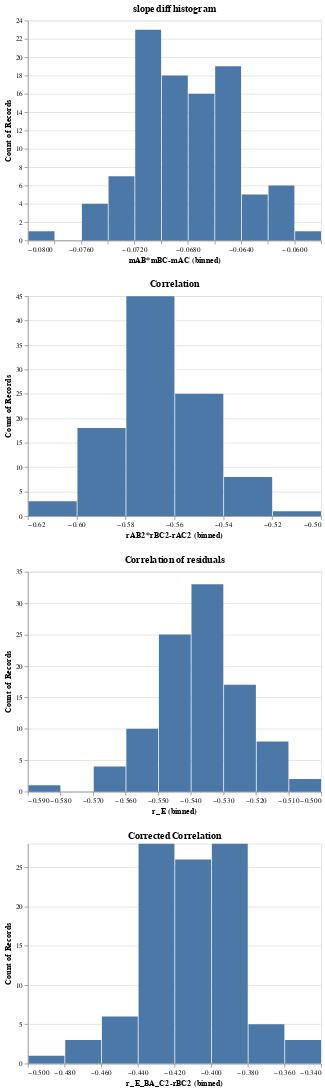

The notebook cell this image was saved under:
### Code cell
def stats_graphs(d):
    d['rAB2*rBC2-rAC2']=d.rAB**2 * d.rBC**2 - d.rAC**2
    d['r_E_BA_C2-rBC2'] = d.r_E_BA_C**2 - d.rBC**2
    #d['rAC2'] = d.rAC**2
    d['mAB*mBC-mAC'] = d.mAB*d.mBC - d.mAC
    slope_histogram = alt.Chart(d).mark_bar().encode(
        x=alt.X('mAB*mBC-mAC:Q', bin=True),
        y='count()').properties(title="slope diff histogram")
   
    bincount = 100
    ticks = 10
    correlation_graph = alt.Chart(d).mark_bar().encode(
        x=alt.X('rAB2*rBC2-rAC2:Q',bin=True,
                   axis=alt.Axis(
                    tickCount=ticks,
                    grid=False)),
        y='count()').properties(
            title="Correlation")
    residual_correlation = alt.Chart(d).mark_bar().encode(
        x=alt.X('r_E:Q', bin=True),
        y='count()').properties(title="Correlation of residuals")
    corrected_correlation = alt.Chart(d).mark_bar().encode(
        x=alt.X("r_E_BA_C2-rBC2:Q", bin=True),
        y='count()').properties(
        title="Corrected Correlation")

    return alt.vconcat(slope_histogram,correlation_graph,residual_correlation, corrected_correlation)

stats_graphs(d)

### Figure 1 — Vega-Lite specification as saved in the notebook (floating-point values rounded to 4 significant figures)
{"config": {"view": {"continuousWidth": 400, "continuousHeight": 300}}, "vconcat": [{"mark": "bar", "encoding": {"x": {"bin": true, "field": "mAB*mBC-mAC", "type": "quantitative"}, "y": {"aggregate": "count", "type": "quantitative"}}, "title": "slope diff histogram"}, {"mark": "bar", "encoding": {"x": {"axis": {"grid": false, "tickCount": 10}, "bin": true, "field": "rAB2*rBC2-rAC2", "type": "quantitative"}, "y": {"aggregate": "count", "type": "quantitative"}}, "title": "Correlation"}, {"mark": "bar", "encoding": {"x": {"bin": true, "field": "r_E", "type": "quantitative"}, "y": {"aggregate": "count", "type": "quantitative"}}, "title": "Correlation of residuals"}, {"mark": "bar", "encoding": {"x": {"bin": true, "field": "r_E_BA_C2-rBC2", "type": "quantitative"}, "y": {"aggregate": "count", "type": "quantitative"}}, "title": "Corrected Correlation"}], "data": {"name": "data-d5063158220bdcfed22eb8fdec472f49"}, "$schema": "https://vega.github.io/schema/vega-lite/v4.17.0.json", "datasets": {"data-d5063158220bdcfed22eb8fdec472f49": [{"kAB": -6.998, "kBC": 5.8, "kAC": 1.351, "mAB": 0.1199, "mBC": 0.6298, "mAC": 0.1368, "r_sqrAB": 0.5326, "r_sqrBC": 0.4385, "r_sqrAC": 0.7658, "r_E": -0.5583, "r_E_BA_C": 0.02283, "rAB": 0.7298, "rBC": 0.6622, "rAC": 0.8751, "rAB2*rBC2-rAC2": -0.5323, "r_E_BA_C2-rBC2": -0.438, "mAB*mBC-mAC": -0.06124}, {"kAB": -6.829, "kBC": 5.76, "kAC": 1.532, "mAB": 0.119, "mBC": 0.6097, "mAC": 0.1399, "r_sqrAB": 0.4982, "r_sqrBC": 0.4273, "r_sqrAC": 0.7913, "r_E": -0.5638, "r_E_BA_C": -0.02439, "rAB": 0.7058, "rBC": 0.6536, "rAC": 0.8896, "rAB2*rBC2-rAC2": -0.5785, "r_E_BA_C2-rBC2": -0.4267, "mAB*mBC-mAC": -0.06736}, {"kAB": -6.882, "kBC": 5.733, "kAC": 1.502, "mAB": 0.1208, "mBC": 0.6179, "mAC": 0.1404, "r_sqrAB": 0.5119, "r_sqrBC": 0.4164, "r_sqrAC": 0.7539, "r_E": -0.545, "r_E_BA_C": 0.01843, "rAB": 0.7155, "rBC": 0.6453, "rAC": 0.8683, "rAB2*rBC2-rAC2": -0.5407, "r_E_BA_C2-rBC2": -0.4161, "mAB*mBC-mAC": -0.06573}, {"kAB": -6.709, "kBC": 5.49, "kAC": 1.386, "mAB": 0.1148, "mBC": 0.6032, "mAC": 0.1368, "r_sqrAB": 0.472, "r_sqrBC": 0.4159, "r_sqrAC": 0.7653, "r_E": -0.5342, "r_E_BA_C": 0.01864, "rAB": 0.687, "rBC": 0.6449, "rAC": 0.8748, "rAB2*rBC2-rAC2": -0.569, "r_E_BA_C2-rBC2": -0.4156, "mAB*mBC-mAC": -0.06749}, {"kAB": -6.835, "kBC": 5.9, "kAC": 1.424, "mAB": 0.1252, "mBC": 0.6542, "mAC": 0.1416, "r_sqrAB": 0.5396, "r_sqrBC": 0.4733, "r_sqrAC": 0.7635, "r_E": -0.5496, "r_E_BA_C": 0.04288, "rAB": 0.7346, "rBC": 0.688, "rAC": 0.8738, "rAB2*rBC2-rAC2": -0.508, "r_E_BA_C2-rBC2": -0.4715, "mAB*mBC-mAC": -0.05968}, {"kAB": -6.963, "kBC": 5.663, "kAC": 1.464, "mAB": 0.1175, "mBC": 0.5981, "mAC": 0.1389, "r_sqrAB": 0.478, "r_sqrBC": 0.4071, "r_sqrAC": 0.7596, "r_E": -0.5349, "r_E_BA_C": 0.03945, "rAB": 0.6914, "rBC": 0.6381, "rAC": 0.8715, "rAB2*rBC2-rAC2": -0.565, "r_E_BA_C2-rBC2": -0.4056, "mAB*mBC-mAC": -0.06859}, {"kAB": -6.772, "kBC": 5.518, "kAC": 1.42, "mAB": 0.1123, "mBC": 0.5926, "mAC": 0.1368, "r_sqrAB": 0.4625, "r_sqrBC": 0.3876, "r_sqrAC": 0.7578, "r_E": -0.53, "r_E_BA_C": -0.0006619, "rAB": 0.6801, "rBC": 0.6225, "rAC": 0.8705, "rAB2*rBC2-rAC2": -0.5786, "r_E_BA_C2-rBC2": -0.3876, "mAB*mBC-mAC": -0.07026}, {"kAB": -6.907, "kBC": 5.722, "kAC": 1.478, "mAB": 0.1139, "mBC": 0.6148, "mAC": 0.137, "r_sqrAB": 0.4869, "r_sqrBC": 0.4123, "r_sqrAC": 0.7691, "r_E": -0.545, "r_E_BA_C": -0.002167, "rAB": 0.6978, "rBC": 0.6421, "rAC": 0.877, "rAB2*rBC2-rAC2": -0.5683, "r_E_BA_C2-rBC2": -0.4123, "mAB*mBC-mAC": -0.06702}, {"kAB": -6.912, "kBC": 5.75, "kAC": 1.441, "mAB": 0.114, "mBC": 0.6197, "mAC": 0.1365, "r_sqrAB": 0.4827, "r_sqrBC": 0.4271, "r_sqrAC": 0.7698, "r_E": -0.5403, "r_E_BA_C": 0.004903, "rAB": 0.6948, "rBC": 0.6536, "rAC": 0.8774, "rAB2*rBC2-rAC2": -0.5637, "r_E_BA_C2-rBC2": -0.4271, "mAB*mBC-mAC": -0.06588}, {"kAB": -6.837, "kBC": 5.514, "kAC": 1.478, "mAB": 0.1158, "mBC": 0.5977, "mAC": 0.1402, "r_sqrAB": 0.4786, "r_sqrBC": 0.3878, "r_sqrAC": 0.761, "r_E": -0.5406, "r_E_BA_C": -0.01417, "rAB": 0.6918, "rBC": 0.6227, "rAC": 0.8723, "rAB2*rBC2-rAC2": -0.5754, "r_E_BA_C2-rBC2": -0.3876, "mAB*mBC-mAC": -0.07095}, {"kAB": -6.947, "kBC": 5.661, "kAC": 1.42, "mAB": 0.1168, "mBC": 0.6032, "mAC": 0.1361, "r_sqrAB": 0.4786, "r_sqrBC": 0.429, "r_sqrAC": 0.7651, "r_E": -0.5345, "r_E_BA_C": -0.05918, "rAB": 0.6918, "rBC": 0.655, "rAC": 0.8747, "rAB2*rBC2-rAC2": -0.5597, "r_E_BA_C2-rBC2": -0.4255, "mAB*mBC-mAC": -0.06557}, {"kAB": -6.773, "kBC": 5.628, "kAC": 1.491, "mAB": 0.1144, "mBC": 0.6041, "mAC": 0.1369, "r_sqrAB": 0.4802, "r_sqrBC": 0.4102, "r_sqrAC": 0.7735, "r_E": -0.5452, "r_E_BA_C": -0.01597, "rAB": 0.6929, "rBC": 0.6405, "rAC": 0.8795, "rAB2*rBC2-rAC2": -0.5765, "r_E_BA_C2-rBC2": -0.4099, "mAB*mBC-mAC": -0.06783}, {"kAB": -6.799, "kBC": 5.619, "kAC": 1.392, "mAB": 0.1163, "mBC": 0.6035, "mAC": 0.1402, "r_sqrAB": 0.4754, "r_sqrBC": 0.3977, "r_sqrAC": 0.7541, "r_E": -0.5318, "r_E_BA_C": 0.004865, "rAB": 0.6895, "rBC": 0.6306, "rAC": 0.8684, "rAB2*rBC2-rAC2": -0.5651, "r_E_BA_C2-rBC2": -0.3977, "mAB*mBC-mAC": -0.06998}, {"kAB": -6.769, "kBC": 5.788, "kAC": 1.465, "mAB": 0.1171, "mBC": 0.631, "mAC": 0.135, "r_sqrAB": 0.5131, "r_sqrBC": 0.4375, "r_sqrAC": 0.7505, "r_E": -0.5373, "r_E_BA_C": -0.00589, "rAB": 0.7163, "rBC": 0.6614, "rAC": 0.8663, "rAB2*rBC2-rAC2": -0.526, "r_E_BA_C2-rBC2": -0.4375, "mAB*mBC-mAC": -0.06119}, {"kAB": -6.934, "kBC": 5.579, "kAC": 1.376, "mAB": 0.1132, "mBC": 0.5991, "mAC": 0.1418, "r_sqrAB": 0.4457, "r_sqrBC": 0.3932, "r_sqrAC": 0.7661, "r_E": -0.5257, "r_E_BA_C": -0.02163, "rAB": 0.6676, "rBC": 0.627, "rAC": 0.8752, "rAB2*rBC2-rAC2": -0.5908, "r_E_BA_C2-rBC2": -0.3927, "mAB*mBC-mAC": -0.07397}, {"kAB": -6.881, "kBC": 5.588, "kAC": 1.41, "mAB": 0.1183, "mBC": 0.6081, "mAC": 0.1427, "r_sqrAB": 0.4635, "r_sqrBC": 0.4148, "r_sqrAC": 0.7562, "r_E": -0.5238, "r_E_BA_C": 0.01619, "rAB": 0.6808, "rBC": 0.6441, "rAC": 0.8696, "rAB2*rBC2-rAC2": -0.5639, "r_E_BA_C2-rBC2": -0.4146, "mAB*mBC-mAC": -0.07074}, {"kAB": -6.821, "kBC": 5.713, "kAC": 1.32, "mAB": 0.1162, "mBC": 0.635, "mAC": 0.1348, "r_sqrAB": 0.5059, "r_sqrBC": 0.4547, "r_sqrAC": 0.7675, "r_E": -0.5433, "r_E_BA_C": -0.02711, "rAB": 0.7113, "rBC": 0.6743, "rAC": 0.8761, "rAB2*rBC2-rAC2": -0.5375, "r_E_BA_C2-rBC2": -0.454, "mAB*mBC-mAC": -0.06101}, {"kAB": -6.69, "kBC": 5.022, "kAC": 1.446, "mAB": 0.1172, "mBC": 0.5323, "mAC": 0.1333, "r_sqrAB": 0.4537, "r_sqrBC": 0.356, "r_sqrAC": 0.7378, "r_E": -0.519, "r_E_BA_C": 0.001318, "rAB": 0.6736, "rBC": 0.5966, "rAC": 0.8589, "rAB2*rBC2-rAC2": -0.5762, "r_E_BA_C2-rBC2": -0.356, "mAB*mBC-mAC": -0.07093}, {"kAB": -6.704, "kBC": 5.529, "kAC": 1.388, "mAB": 0.1138, "mBC": 0.6007, "mAC": 0.1391, "r_sqrAB": 0.4679, "r_sqrBC": 0.3891, "r_sqrAC": 0.7536, "r_E": -0.5296, "r_E_BA_C": 0.01344, "rAB": 0.6841, "rBC": 0.6238, "rAC": 0.8681, "rAB2*rBC2-rAC2": -0.5715, "r_E_BA_C2-rBC2": -0.3889, "mAB*mBC-mAC": -0.07074}, {"kAB": -6.8, "kBC": 5.509, "kAC": 1.429, "mAB": 0.1202, "mBC": 0.5967, "mAC": 0.1356, "r_sqrAB": 0.4931, "r_sqrBC": 0.4274, "r_sqrAC": 0.7528, "r_E": -0.5325, "r_E_BA_C": -0.05028, "rAB": 0.7022, "rBC": 0.6538, "rAC": 0.8676, "rAB2*rBC2-rAC2": -0.542, "r_E_BA_C2-rBC2": -0.4249, "mAB*mBC-mAC": -0.06385}, {"kAB": -6.77, "kBC": 5.648, "kAC": 1.475, "mAB": 0.1165, "mBC": 0.6135, "mAC": 0.1367, "r_sqrAB": 0.4928, "r_sqrBC": 0.424, "r_sqrAC": 0.7638, "r_E": -0.5414, "r_E_BA_C": -0.07307, "rAB": 0.702, "rBC": 0.6511, "rAC": 0.8739, "rAB2*rBC2-rAC2": -0.5548, "r_E_BA_C2-rBC2": -0.4186, "mAB*mBC-mAC": -0.06518}, {"kAB": -6.909, "kBC": 5.468, "kAC": 1.43, "mAB": 0.1067, "mBC": 0.5762, "mAC": 0.1408, "r_sqrAB": 0.4082, "r_sqrBC": 0.3536, "r_sqrAC": 0.7572, "r_E": -0.5064, "r_E_BA_C": -0.02152, "rAB": 0.6389, "rBC": 0.5947, "rAC": 0.8702, "rAB2*rBC2-rAC2": -0.6129, "r_E_BA_C2-rBC2": -0.3532, "mAB*mBC-mAC": -0.07933}, {"kAB": -6.872, "kBC": 5.678, "kAC": 1.432, "mAB": 0.1141, "mBC": 0.6241, "mAC": 0.139, "r_sqrAB": 0.5036, "r_sqrBC": 0.4088, "r_sqrAC": 0.7836, "r_E": -0.5653, "r_E_BA_C": -0.003872, "rAB": 0.7097, "rBC": 0.6394, "rAC": 0.8852, "rAB2*rBC2-rAC2": -0.5778, "r_E_BA_C2-rBC2": -0.4088, "mAB*mBC-mAC": -0.06774}, {"kAB": -6.842, "kBC": 5.212, "kAC": 1.426, "mAB": 0.119, "mBC": 0.5459, "mAC": 0.1406, "r_sqrAB": 0.4464, "r_sqrBC": 0.3678, "r_sqrAC": 0.7691, "r_E": -0.5329, "r_E_BA_C": -0.009844, "rAB": 0.6682, "rBC": 0.6065, "rAC": 0.877, "rAB2*rBC2-rAC2": -0.6049, "r_E_BA_C2-rBC2": -0.3677, "mAB*mBC-mAC": -0.07565}, {"kAB": -6.951, "kBC": 5.775, "kAC": 1.413, "mAB": 0.1068, "mBC": 0.6214, "mAC": 0.1377, "r_sqrAB": 0.4475, "r_sqrBC": 0.3863, "r_sqrAC": 0.7444, "r_E": -0.5135, "r_E_BA_C": 0.004985, "rAB": 0.6689, "rBC": 0.6215, "rAC": 0.8628, "rAB2*rBC2-rAC2": -0.5715, "r_E_BA_C2-rBC2": -0.3862, "mAB*mBC-mAC": -0.07133}, {"kAB": -6.853, "kBC": 5.882, "kAC": 1.431, "mAB": 0.1171, "mBC": 0.6263, "mAC": 0.1449, "r_sqrAB": 0.4936, "r_sqrBC": 0.4051, "r_sqrAC": 0.7804, "r_E": -0.5584, "r_E_BA_C": 0.04062, "rAB": 0.7026, "rBC": 0.6365, "rAC": 0.8834, "rAB2*rBC2-rAC2": -0.5804, "r_E_BA_C2-rBC2": -0.4034, "mAB*mBC-mAC": -0.07158}, {"kAB": -6.963, "kBC": 5.777, "kAC": 1.412, "mAB": 0.1196, "mBC": 0.6255, "mAC": 0.1399, "r_sqrAB": 0.4921, "r_sqrBC": 0.4494, "r_sqrAC": 0.7728, "r_E": -0.5423, "r_E_BA_C": -0.01682, "rAB": 0.7015, "rBC": 0.6703, "rAC": 0.8791, "rAB2*rBC2-rAC2": -0.5517, "r_E_BA_C2-rBC2": -0.4491, "mAB*mBC-mAC": -0.06507}, {"kAB": -6.959, "kBC": 5.697, "kAC": 1.477, "mAB": 0.1166, "mBC": 0.6101, "mAC": 0.141, "r_sqrAB": 0.4689, "r_sqrBC": 0.4172, "r_sqrAC": 0.769, "r_E": -0.5349, "r_E_BA_C": 0.03295, "rAB": 0.6848, "rBC": 0.6459, "rAC": 0.8769, "rAB2*rBC2-rAC2": -0.5733, "r_E_BA_C2-rBC2": -0.4161, "mAB*mBC-mAC": -0.06989}, {"kAB": -6.823, "kBC": 5.714, "kAC": 1.431, "mAB": 0.119, "mBC": 0.6202, "mAC": 0.1425, "r_sqrAB": 0.4757, "r_sqrBC": 0.4287, "r_sqrAC": 0.7602, "r_E": -0.5296, "r_E_BA_C": -0.01181, "rAB": 0.6897, "rBC": 0.6547, "rAC": 0.8719, "rAB2*rBC2-rAC2": -0.5562, "r_E_BA_C2-rBC2": -0.4285, "mAB*mBC-mAC": -0.06867}, {"kAB": -6.877, "kBC": 5.652, "kAC": 1.444, "mAB": 0.1167, "mBC": 0.6059, "mAC": 0.1349, "r_sqrAB": 0.4836, "r_sqrBC": 0.4275, "r_sqrAC": 0.7521, "r_E": -0.5276, "r_E_BA_C": 0.00142, "rAB": 0.6954, "rBC": 0.6539, "rAC": 0.8672, "rAB2*rBC2-rAC2": -0.5453, "r_E_BA_C2-rBC2": -0.4275, "mAB*mBC-mAC": -0.06417}, {"kAB": -6.743, "kBC": 5.263, "kAC": 1.443, "mAB": 0.1096, "mBC": 0.557, "mAC": 0.1346, "r_sqrAB": 0.4286, "r_sqrBC": 0.3571, "r_sqrAC": 0.743, "r_E": -0.5085, "r_E_BA_C": 0.01433, "rAB": 0.6546, "rBC": 0.5976, "rAC": 0.862, "rAB2*rBC2-rAC2": -0.59, "r_E_BA_C2-rBC2": -0.3569, "mAB*mBC-mAC": -0.0735}, {"kAB": -6.901, "kBC": 5.629, "kAC": 1.388, "mAB": 0.1162, "mBC": 0.6151, "mAC": 0.1403, "r_sqrAB": 0.4718, "r_sqrBC": 0.4282, "r_sqrAC": 0.7791, "r_E": -0.5414, "r_E_BA_C": -0.002667, "rAB": 0.6869, "rBC": 0.6544, "rAC": 0.8827, "rAB2*rBC2-rAC2": -0.5771, "r_E_BA_C2-rBC2": -0.4282, "mAB*mBC-mAC": -0.06887}, {"kAB": -6.73, "kBC": 5.364, "kAC": 1.415, "mAB": 0.1165, "mBC": 0.5728, "mAC": 0.1361, "r_sqrAB": 0.4632, "r_sqrBC": 0.3961, "r_sqrAC": 0.7633, "r_E": -0.5323, "r_E_BA_C": -0.008068, "rAB": 0.6806, "rBC": 0.6294, "rAC": 0.8736, "rAB2*rBC2-rAC2": -0.5797, "r_E_BA_C2-rBC2": -0.3961, "mAB*mBC-mAC": -0.06936}, {"kAB": -6.873, "kBC": 5.423, "kAC": 1.463, "mAB": 0.1119, "mBC": 0.5714, "mAC": 0.1366, "r_sqrAB": 0.4386, "r_sqrBC": 0.3727, "r_sqrAC": 0.746, "r_E": -0.5127, "r_E_BA_C": 0.0197, "rAB": 0.6622, "rBC": 0.6105, "rAC": 0.8637, "rAB2*rBC2-rAC2": -0.5826, "r_E_BA_C2-rBC2": -0.3723, "mAB*mBC-mAC": -0.07268}, {"kAB": -6.963, "kBC": 5.631, "kAC": 1.549, "mAB": 0.1149, "mBC": 0.588, "mAC": 0.1391, "r_sqrAB": 0.4582, "r_sqrBC": 0.3893, "r_sqrAC": 0.7561, "r_E": -0.5263, "r_E_BA_C": 0.025, "rAB": 0.6769, "rBC": 0.6239, "rAC": 0.8696, "rAB2*rBC2-rAC2": -0.5777, "r_E_BA_C2-rBC2": -0.3887, "mAB*mBC-mAC": -0.07153}, {"kAB": -6.895, "kBC": 5.879, "kAC": 1.401, "mAB": 0.1149, "mBC": 0.6517, "mAC": 0.1424, "r_sqrAB": 0.497, "r_sqrBC": 0.4243, "r_sqrAC": 0.7635, "r_E": -0.5431, "r_E_BA_C": -0.03302, "rAB": 0.705, "rBC": 0.6514, "rAC": 0.8738, "rAB2*rBC2-rAC2": -0.5526, "r_E_BA_C2-rBC2": -0.4232, "mAB*mBC-mAC": -0.06758}, {"kAB": -6.678, "kBC": 5.46, "kAC": 1.427, "mAB": 0.1144, "mBC": 0.6023, "mAC": 0.1399, "r_sqrAB": 0.464, "r_sqrBC": 0.3966, "r_sqrAC": 0.7578, "r_E": -0.5289, "r_E_BA_C": 0.01268, "rAB": 0.6812, "rBC": 0.6297, "rAC": 0.8705, "rAB2*rBC2-rAC2": -0.5738, "r_E_BA_C2-rBC2": -0.3964, "mAB*mBC-mAC": -0.07095}, {"kAB": -6.899, "kBC": 5.467, "kAC": 1.317, "mAB": 0.1211, "mBC": 0.6013, "mAC": 0.1376, "r_sqrAB": 0.4963, "r_sqrBC": 0.4242, "r_sqrAC": 0.7523, "r_E": -0.5344, "r_E_BA_C": -0.004806, "rAB": 0.7045, "rBC": 0.6513, "rAC": 0.8674, "rAB2*rBC2-rAC2": -0.5418, "r_E_BA_C2-rBC2": -0.4242, "mAB*mBC-mAC": -0.0648}, {"kAB": -6.892, "kBC": 5.751, "kAC": 1.399, "mAB": 0.1198, "mBC": 0.6259, "mAC": 0.1375, "r_sqrAB": 0.5212, "r_sqrBC": 0.4337, "r_sqrAC": 0.7601, "r_E": -0.5495, "r_E_BA_C": 0.02306, "rAB": 0.722, "rBC": 0.6586, "rAC": 0.8718, "rAB2*rBC2-rAC2": -0.534, "r_E_BA_C2-rBC2": -0.4332, "mAB*mBC-mAC": -0.06249}, {"kAB": -6.915, "kBC": 5.508, "kAC": 1.447, "mAB": 0.1161, "mBC": 0.5827, "mAC": 0.1336, "r_sqrAB": 0.4876, "r_sqrBC": 0.3992, "r_sqrAC": 0.7586, "r_E": -0.5409, "r_E_BA_C": -0.03921, "rAB": 0.6983, "rBC": 0.6318, "rAC": 0.871, "rAB2*rBC2-rAC2": -0.5639, "r_E_BA_C2-rBC2": -0.3977, "mAB*mBC-mAC": -0.06593}, {"kAB": -6.844, "kBC": 5.731, "kAC": 1.527, "mAB": 0.1172, "mBC": 0.6095, "mAC": 0.1373, "r_sqrAB": 0.4861, "r_sqrBC": 0.4168, "r_sqrAC": 0.7492, "r_E": -0.5291, "r_E_BA_C": 0.007927, "rAB": 0.6972, "rBC": 0.6456, "rAC": 0.8656, "rAB2*rBC2-rAC2": -0.5466, "r_E_BA_C2-rBC2": -0.4168, "mAB*mBC-mAC": -0.06591}, {"kAB": -6.953, "kBC": 6.159, "kAC": 1.487, "mAB": 0.1191, "mBC": 0.6587, "mAC": 0.1409, "r_sqrAB": 0.5225, "r_sqrBC": 0.4586, "r_sqrAC": 0.7729, "r_E": -0.554, "r_E_BA_C": 0.06207, "rAB": 0.7229, "rBC": 0.6772, "rAC": 0.8792, "rAB2*rBC2-rAC2": -0.5333, "r_E_BA_C2-rBC2": -0.4547, "mAB*mBC-mAC": -0.06245}, {"kAB": -6.977, "kBC": 5.479, "kAC": 1.388, "mAB": 0.1147, "mBC": 0.5874, "mAC": 0.1379, "r_sqrAB": 0.4609, "r_sqrBC": 0.3854, "r_sqrAC": 0.7443, "r_E": -0.5204, "r_E_BA_C": 0.06678, "rAB": 0.6789, "rBC": 0.6208, "rAC": 0.8627, "rAB2*rBC2-rAC2": -0.5667, "r_E_BA_C2-rBC2": -0.3809, "mAB*mBC-mAC": -0.07052}, {"kAB": -6.925, "kBC": 5.734, "kAC": 1.386, "mAB": 0.1129, "mBC": 0.6188, "mAC": 0.1417, "r_sqrAB": 0.4668, "r_sqrBC": 0.3993, "r_sqrAC": 0.7668, "r_E": -0.5359, "r_E_BA_C": -0.01213, "rAB": 0.6832, "rBC": 0.6319, "rAC": 0.8757, "rAB2*rBC2-rAC2": -0.5804, "r_E_BA_C2-rBC2": -0.3992, "mAB*mBC-mAC": -0.07182}, {"kAB": -6.962, "kBC": 5.883, "kAC": 1.437, "mAB": 0.1189, "mBC": 0.6337, "mAC": 0.1421, "r_sqrAB": 0.4975, "r_sqrBC": 0.4442, "r_sqrAC": 0.7861, "r_E": -0.5559, "r_E_BA_C": -0.04089, "rAB": 0.7053, "rBC": 0.6664, "rAC": 0.8866, "rAB2*rBC2-rAC2": -0.5651, "r_E_BA_C2-rBC2": -0.4425, "mAB*mBC-mAC": -0.06675}, {"kAB": -6.978, "kBC": 5.745, "kAC": 1.422, "mAB": 0.1129, "mBC": 0.6281, "mAC": 0.1413, "r_sqrAB": 0.469, "r_sqrBC": 0.4185, "r_sqrAC": 0.7784, "r_E": -0.5414, "r_E_BA_C": 0.03444, "rAB": 0.6848, "rBC": 0.6469, "rAC": 0.8823, "rAB2*rBC2-rAC2": -0.5821, "r_E_BA_C2-rBC2": -0.4174, "mAB*mBC-mAC": -0.07033}, {"kAB": -6.894, "kBC": 5.57, "kAC": 1.437, "mAB": 0.1172, "mBC": 0.5899, "mAC": 0.1357, "r_sqrAB": 0.4819, "r_sqrBC": 0.4145, "r_sqrAC": 0.7689, "r_E": -0.5419, "r_E_BA_C": -0.007412, "rAB": 0.6942, "rBC": 0.6439, "rAC": 0.8769, "rAB2*rBC2-rAC2": -0.5691, "r_E_BA_C2-rBC2": -0.4145, "mAB*mBC-mAC": -0.06651}, {"kAB": -7.069, "kBC": 5.677, "kAC": 1.455, "mAB": 0.1205, "mBC": 0.5927, "mAC": 0.1373, "r_sqrAB": 0.49, "r_sqrBC": 0.4154, "r_sqrAC": 0.7527, "r_E": -0.5339, "r_E_BA_C": -0.03517, "rAB": 0.7, "rBC": 0.6445, "rAC": 0.8676, "rAB2*rBC2-rAC2": -0.5491, "r_E_BA_C2-rBC2": -0.4141, "mAB*mBC-mAC": -0.06592}, {"kAB": -6.875, "kBC": 5.64, "kAC": 1.436, "mAB": 0.1171, "mBC": 0.6197, "mAC": 0.1353, "r_sqrAB": 0.5013, "r_sqrBC": 0.4302, "r_sqrAC": 0.7504, "r_E": -0.5338, "r_E_BA_C": -0.01851, "rAB": 0.708, "rBC": 0.6559, "rAC": 0.8663, "rAB2*rBC2-rAC2": -0.5348, "r_E_BA_C2-rBC2": -0.4299, "mAB*mBC-mAC": -0.06279}, {"kAB": -6.813, "kBC": 5.605, "kAC": 1.372, "mAB": 0.1175, "mBC": 0.6094, "mAC": 0.138, "r_sqrAB": 0.4878, "r_sqrBC": 0.4255, "r_sqrAC": 0.7707, "r_E": -0.5437, "r_E_BA_C": 0.03481, "rAB": 0.6985, "rBC": 0.6523, "rAC": 0.8779, "rAB2*rBC2-rAC2": -0.5631, "r_E_BA_C2-rBC2": -0.4243, "mAB*mBC-mAC": -0.06636}, {"kAB": -6.801, "kBC": 5.554, "kAC": 1.417, "mAB": 0.1176, "mBC": 0.6005, "mAC": 0.1405, "r_sqrAB": 0.4863, "r_sqrBC": 0.4055, "r_sqrAC": 0.7811, "r_E": -0.5549, "r_E_BA_C": 0.02199, "rAB": 0.6974, "rBC": 0.6368, "rAC": 0.8838, "rAB2*rBC2-rAC2": -0.5839, "r_E_BA_C2-rBC2": -0.4051, "mAB*mBC-mAC": -0.0699}, {"kAB": -6.743, "kBC": 5.865, "kAC": 1.493, "mAB": 0.1184, "mBC": 0.6468, "mAC": 0.1416, "r_sqrAB": 0.4899, "r_sqrBC": 0.4621, "r_sqrAC": 0.7739, "r_E": -0.5397, "r_E_BA_C": -0.03626, "rAB": 0.6999, "rBC": 0.6797, "rAC": 0.8797, "rAB2*rBC2-rAC2": -0.5476, "r_E_BA_C2-rBC2": -0.4607, "mAB*mBC-mAC": -0.06503}, {"kAB": -6.832, "kBC": 5.678, "kAC": 1.457, "mAB": 0.1158, "mBC": 0.6178, "mAC": 0.1402, "r_sqrAB": 0.4798, "r_sqrBC": 0.4107, "r_sqrAC": 0.7574, "r_E": -0.5334, "r_E_BA_C": -0.03937, "rAB": 0.6926, "rBC": 0.6409, "rAC": 0.8703, "rAB2*rBC2-rAC2": -0.5604, "r_E_BA_C2-rBC2": -0.4092, "mAB*mBC-mAC": -0.0687}, {"kAB": -6.849, "kBC": 5.729, "kAC": 1.5, "mAB": 0.1213, "mBC": 0.6075, "mAC": 0.1386, "r_sqrAB": 0.4989, "r_sqrBC": 0.4315, "r_sqrAC": 0.7612, "r_E": -0.5406, "r_E_BA_C": 0.02443, "rAB": 0.7064, "rBC": 0.6569, "rAC": 0.8725, "rAB2*rBC2-rAC2": -0.546, "r_E_BA_C2-rBC2": -0.4309, "mAB*mBC-mAC": -0.06487}, {"kAB": -6.898, "kBC": 5.596, "kAC": 1.402, "mAB": 0.1251, "mBC": 0.604, "mAC": 0.137, "r_sqrAB": 0.5311, "r_sqrBC": 0.4399, "r_sqrAC": 0.768, "r_E": -0.5589, "r_E_BA_C": 0.0189, "rAB": 0.7288, "rBC": 0.6632, "rAC": 0.8763, "rAB2*rBC2-rAC2": -0.5343, "r_E_BA_C2-rBC2": -0.4395, "mAB*mBC-mAC": -0.06144}, {"kAB": -6.846, "kBC": 5.848, "kAC": 1.51, "mAB": 0.1091, "mBC": 0.629, "mAC": 0.1401, "r_sqrAB": 0.4508, "r_sqrBC": 0.4145, "r_sqrAC": 0.7788, "r_E": -0.5331, "r_E_BA_C": -0.02125, "rAB": 0.6714, "rBC": 0.6438, "rAC": 0.8825, "rAB2*rBC2-rAC2": -0.592, "r_E_BA_C2-rBC2": -0.414, "mAB*mBC-mAC": -0.07148}, {"kAB": -6.803, "kBC": 5.524, "kAC": 1.459, "mAB": 0.1183, "mBC": 0.588, "mAC": 0.1337, "r_sqrAB": 0.4991, "r_sqrBC": 0.4193, "r_sqrAC": 0.7728, "r_E": -0.5523, "r_E_BA_C": 0.0229, "rAB": 0.7065, "rBC": 0.6475, "rAC": 0.8791, "rAB2*rBC2-rAC2": -0.5635, "r_E_BA_C2-rBC2": -0.4188, "mAB*mBC-mAC": -0.06413}, {"kAB": -6.946, "kBC": 5.746, "kAC": 1.546, "mAB": 0.1131, "mBC": 0.5844, "mAC": 0.136, "r_sqrAB": 0.468, "r_sqrBC": 0.3795, "r_sqrAC": 0.7514, "r_E": -0.5303, "r_E_BA_C": -0.001648, "rAB": 0.6841, "rBC": 0.6161, "rAC": 0.8669, "rAB2*rBC2-rAC2": -0.5738, "r_E_BA_C2-rBC2": -0.3795, "mAB*mBC-mAC": -0.06987}, {"kAB": -6.992, "kBC": 5.906, "kAC": 1.487, "mAB": 0.1151, "mBC": 0.638, "mAC": 0.1408, "r_sqrAB": 0.4868, "r_sqrBC": 0.4365, "r_sqrAC": 0.7817, "r_E": -0.549, "r_E_BA_C": -0.006836, "rAB": 0.6977, "rBC": 0.6607, "rAC": 0.8841, "rAB2*rBC2-rAC2": -0.5692, "r_E_BA_C2-rBC2": -0.4364, "mAB*mBC-mAC": -0.06741}, {"kAB": -6.938, "kBC": 5.747, "kAC": 1.488, "mAB": 0.1103, "mBC": 0.6049, "mAC": 0.1402, "r_sqrAB": 0.4518, "r_sqrBC": 0.3892, "r_sqrAC": 0.7762, "r_E": -0.5363, "r_E_BA_C": 0.02136, "rAB": 0.6721, "rBC": 0.6239, "rAC": 0.881, "rAB2*rBC2-rAC2": -0.6004, "r_E_BA_C2-rBC2": -0.3887, "mAB*mBC-mAC": -0.07345}, {"kAB": -6.843, "kBC": 5.765, "kAC": 1.435, "mAB": 0.1172, "mBC": 0.6217, "mAC": 0.1383, "r_sqrAB": 0.4957, "r_sqrBC": 0.4316, "r_sqrAC": 0.7707, "r_E": -0.5462, "r_E_BA_C": -0.01569, "rAB": 0.704, "rBC": 0.657, "rAC": 0.8779, "rAB2*rBC2-rAC2": -0.5568, "r_E_BA_C2-rBC2": -0.4313, "mAB*mBC-mAC": -0.06544}, {"kAB": -6.847, "kBC": 5.765, "kAC": 1.477, "mAB": 0.12, "mBC": 0.624, "mAC": 0.14, "r_sqrAB": 0.5138, "r_sqrBC": 0.4251, "r_sqrAC": 0.7636, "r_E": -0.5512, "r_E_BA_C": -0.03325, "rAB": 0.7168, "rBC": 0.652, "rAC": 0.8739, "rAB2*rBC2-rAC2": -0.5453, "r_E_BA_C2-rBC2": -0.424, "mAB*mBC-mAC": -0.06512}, {"kAB": -6.857, "kBC": 5.444, "kAC": 1.42, "mAB": 0.1238, "mBC": 0.5746, "mAC": 0.139, "r_sqrAB": 0.4864, "r_sqrBC": 0.404, "r_sqrAC": 0.7505, "r_E": -0.5332, "r_E_BA_C": 0.0654, "rAB": 0.6974, "rBC": 0.6356, "rAC": 0.8663, "rAB2*rBC2-rAC2": -0.554, "r_E_BA_C2-rBC2": -0.3997, "mAB*mBC-mAC": -0.06789}, {"kAB": -6.899, "kBC": 5.448, "kAC": 1.404, "mAB": 0.1169, "mBC": 0.5927, "mAC": 0.1397, "r_sqrAB": 0.4635, "r_sqrBC": 0.4031, "r_sqrAC": 0.7596, "r_E": -0.5285, "r_E_BA_C": 0.05576, "rAB": 0.6808, "rBC": 0.6349, "rAC": 0.8715, "rAB2*rBC2-rAC2": -0.5727, "r_E_BA_C2-rBC2": -0.4, "mAB*mBC-mAC": -0.0704}, {"kAB": -6.853, "kBC": 5.813, "kAC": 1.453, "mAB": 0.1166, "mBC": 0.6302, "mAC": 0.1392, "r_sqrAB": 0.4964, "r_sqrBC": 0.435, "r_sqrAC": 0.7745, "r_E": -0.5486, "r_E_BA_C": -0.01, "rAB": 0.7046, "rBC": 0.6596, "rAC": 0.88, "rAB2*rBC2-rAC2": -0.5585, "r_E_BA_C2-rBC2": -0.4349, "mAB*mBC-mAC": -0.06568}, {"kAB": -6.851, "kBC": 5.495, "kAC": 1.394, "mAB": 0.1065, "mBC": 0.5999, "mAC": 0.1361, "r_sqrAB": 0.4345, "r_sqrBC": 0.3855, "r_sqrAC": 0.76, "r_E": -0.5172, "r_E_BA_C": 0.02373, "rAB": 0.6592, "rBC": 0.6209, "rAC": 0.8718, "rAB2*rBC2-rAC2": -0.5924, "r_E_BA_C2-rBC2": -0.385, "mAB*mBC-mAC": -0.07218}, {"kAB": -6.912, "kBC": 5.842, "kAC": 1.437, "mAB": 0.11, "mBC": 0.6271, "mAC": 0.1396, "r_sqrAB": 0.4717, "r_sqrBC": 0.4019, "r_sqrAC": 0.7773, "r_E": -0.5453, "r_E_BA_C": 0.006404, "rAB": 0.6868, "rBC": 0.6339, "rAC": 0.8817, "rAB2*rBC2-rAC2": -0.5878, "r_E_BA_C2-rBC2": -0.4018, "mAB*mBC-mAC": -0.07068}, {"kAB": -6.817, "kBC": 5.862, "kAC": 1.41, "mAB": 0.1121, "mBC": 0.6391, "mAC": 0.1417, "r_sqrAB": 0.4697, "r_sqrBC": 0.4145, "r_sqrAC": 0.7614, "r_E": -0.5306, "r_E_BA_C": -0.001202, "rAB": 0.6854, "rBC": 0.6438, "rAC": 0.8726, "rAB2*rBC2-rAC2": -0.5667, "r_E_BA_C2-rBC2": -0.4145, "mAB*mBC-mAC": -0.07003}, {"kAB": -6.942, "kBC": 5.722, "kAC": 1.418, "mAB": 0.1111, "mBC": 0.6139, "mAC": 0.1406, "r_sqrAB": 0.4398, "r_sqrBC": 0.407, "r_sqrAC": 0.7601, "r_E": -0.5164, "r_E_BA_C": 0.03886, "rAB": 0.6632, "rBC": 0.638, "rAC": 0.8719, "rAB2*rBC2-rAC2": -0.5812, "r_E_BA_C2-rBC2": -0.4055, "mAB*mBC-mAC": -0.07237}, {"kAB": -6.892, "kBC": 5.57, "kAC": 1.416, "mAB": 0.119, "mBC": 0.5867, "mAC": 0.1396, "r_sqrAB": 0.4868, "r_sqrBC": 0.3889, "r_sqrAC": 0.7572, "r_E": -0.5421, "r_E_BA_C": -0.02941, "rAB": 0.6977, "rBC": 0.6236, "rAC": 0.8702, "rAB2*rBC2-rAC2": -0.5679, "r_E_BA_C2-rBC2": -0.388, "mAB*mBC-mAC": -0.06978}, {"kAB": -6.744, "kBC": 5.495, "kAC": 1.383, "mAB": 0.1153, "mBC": 0.6019, "mAC": 0.1373, "r_sqrAB": 0.4771, "r_sqrBC": 0.4108, "r_sqrAC": 0.7669, "r_E": -0.5389, "r_E_BA_C": 0.05212, "rAB": 0.6907, "rBC": 0.6409, "rAC": 0.8757, "rAB2*rBC2-rAC2": -0.5709, "r_E_BA_C2-rBC2": -0.4081, "mAB*mBC-mAC": -0.06791}, {"kAB": -6.959, "kBC": 6.032, "kAC": 1.417, "mAB": 0.1157, "mBC": 0.6551, "mAC": 0.1377, "r_sqrAB": 0.5317, "r_sqrBC": 0.4439, "r_sqrAC": 0.7785, "r_E": -0.5666, "r_E_BA_C": -0.03963, "rAB": 0.7292, "rBC": 0.6662, "rAC": 0.8823, "rAB2*rBC2-rAC2": -0.5424, "r_E_BA_C2-rBC2": -0.4423, "mAB*mBC-mAC": -0.06186}, {"kAB": -6.858, "kBC": 5.701, "kAC": 1.444, "mAB": 0.1092, "mBC": 0.607, "mAC": 0.1358, "r_sqrAB": 0.4499, "r_sqrBC": 0.4039, "r_sqrAC": 0.7617, "r_E": -0.523, "r_E_BA_C": -0.008961, "rAB": 0.6707, "rBC": 0.6356, "rAC": 0.8728, "rAB2*rBC2-rAC2": -0.58, "r_E_BA_C2-rBC2": -0.4039, "mAB*mBC-mAC": -0.06945}, {"kAB": -6.869, "kBC": 5.693, "kAC": 1.431, "mAB": 0.1171, "mBC": 0.6125, "mAC": 0.1414, "r_sqrAB": 0.4645, "r_sqrBC": 0.4207, "r_sqrAC": 0.7598, "r_E": -0.5257, "r_E_BA_C": 0.002687, "rAB": 0.6816, "rBC": 0.6486, "rAC": 0.8716, "rAB2*rBC2-rAC2": -0.5643, "r_E_BA_C2-rBC2": -0.4207, "mAB*mBC-mAC": -0.06971}, {"kAB": -6.876, "kBC": 5.438, "kAC": 1.432, "mAB": 0.1202, "mBC": 0.576, "mAC": 0.1406, "r_sqrAB": 0.4594, "r_sqrBC": 0.3916, "r_sqrAC": 0.742, "r_E": -0.5168, "r_E_BA_C": -0.08886, "rAB": 0.6778, "rBC": 0.6258, "rAC": 0.8614, "rAB2*rBC2-rAC2": -0.5621, "r_E_BA_C2-rBC2": -0.3837, "mAB*mBC-mAC": -0.07138}, {"kAB": -6.937, "kBC": 5.7, "kAC": 1.442, "mAB": 0.1106, "mBC": 0.6059, "mAC": 0.1367, "r_sqrAB": 0.4483, "r_sqrBC": 0.4094, "r_sqrAC": 0.7645, "r_E": -0.5231, "r_E_BA_C": 0.06206, "rAB": 0.6696, "rBC": 0.6398, "rAC": 0.8744, "rAB2*rBC2-rAC2": -0.581, "r_E_BA_C2-rBC2": -0.4056, "mAB*mBC-mAC": -0.06973}, {"kAB": -6.829, "kBC": 5.516, "kAC": 1.383, "mAB": 0.1175, "mBC": 0.598, "mAC": 0.1412, "r_sqrAB": 0.4745, "r_sqrBC": 0.3974, "r_sqrAC": 0.7624, "r_E": -0.5372, "r_E_BA_C": -0.01906, "rAB": 0.6889, "rBC": 0.6304, "rAC": 0.8731, "rAB2*rBC2-rAC2": -0.5738, "r_E_BA_C2-rBC2": -0.3971, "mAB*mBC-mAC": -0.07098}, {"kAB": -6.881, "kBC": 5.279, "kAC": 1.389, "mAB": 0.1168, "mBC": 0.5585, "mAC": 0.1366, "r_sqrAB": 0.4464, "r_sqrBC": 0.3851, "r_sqrAC": 0.7534, "r_E": -0.5192, "r_E_BA_C": 0.0008898, "rAB": 0.6681, "rBC": 0.6206, "rAC": 0.868, "rAB2*rBC2-rAC2": -0.5815, "r_E_BA_C2-rBC2": -0.3851, "mAB*mBC-mAC": -0.07135}, {"kAB": -6.838, "kBC": 5.628, "kAC": 1.5, "mAB": 0.1127, "mBC": 0.5842, "mAC": 0.1364, "r_sqrAB": 0.45, "r_sqrBC": 0.3899, "r_sqrAC": 0.7537, "r_E": -0.5203, "r_E_BA_C": -0.00745, "rAB": 0.6708, "rBC": 0.6244, "rAC": 0.8682, "rAB2*rBC2-rAC2": -0.5783, "r_E_BA_C2-rBC2": -0.3898, "mAB*mBC-mAC": -0.0706}, {"kAB": -6.998, "kBC": 5.773, "kAC": 1.477, "mAB": 0.115, "mBC": 0.5938, "mAC": 0.1413, "r_sqrAB": 0.4513, "r_sqrBC": 0.389, "r_sqrAC": 0.7515, "r_E": -0.5197, "r_E_BA_C": 0.007478, "rAB": 0.6718, "rBC": 0.6237, "rAC": 0.8669, "rAB2*rBC2-rAC2": -0.576, "r_E_BA_C2-rBC2": -0.3889, "mAB*mBC-mAC": -0.07303}, {"kAB": -6.952, "kBC": 5.695, "kAC": 1.477, "mAB": 0.1179, "mBC": 0.5934, "mAC": 0.1371, "r_sqrAB": 0.4779, "r_sqrBC": 0.4115, "r_sqrAC": 0.7557, "r_E": -0.5311, "r_E_BA_C": 0.01839, "rAB": 0.6913, "rBC": 0.6415, "rAC": 0.8693, "rAB2*rBC2-rAC2": -0.5591, "r_E_BA_C2-rBC2": -0.4112, "mAB*mBC-mAC": -0.06716}, {"kAB": -6.861, "kBC": 5.933, "kAC": 1.402, "mAB": 0.1155, "mBC": 0.6513, "mAC": 0.1438, "r_sqrAB": 0.4982, "r_sqrBC": 0.4353, "r_sqrAC": 0.7934, "r_E": -0.5636, "r_E_BA_C": -0.01019, "rAB": 0.7058, "rBC": 0.6598, "rAC": 0.8907, "rAB2*rBC2-rAC2": -0.5765, "r_E_BA_C2-rBC2": -0.4352, "mAB*mBC-mAC": -0.06863}, {"kAB": -6.942, "kBC": 5.978, "kAC": 1.388, "mAB": 0.1159, "mBC": 0.6503, "mAC": 0.1404, "r_sqrAB": 0.493, "r_sqrBC": 0.4492, "r_sqrAC": 0.7685, "r_E": -0.5395, "r_E_BA_C": 0.05186, "rAB": 0.7021, "rBC": 0.6703, "rAC": 0.8767, "rAB2*rBC2-rAC2": -0.5471, "r_E_BA_C2-rBC2": -0.4465, "mAB*mBC-mAC": -0.06501}, {"kAB": -6.888, "kBC": 5.43, "kAC": 1.433, "mAB": 0.1189, "mBC": 0.5777, "mAC": 0.1386, "r_sqrAB": 0.4879, "r_sqrBC": 0.3817, "r_sqrAC": 0.7579, "r_E": -0.5449, "r_E_BA_C": -0.03929, "rAB": 0.6985, "rBC": 0.6178, "rAC": 0.8705, "rAB2*rBC2-rAC2": -0.5716, "r_E_BA_C2-rBC2": -0.3802, "mAB*mBC-mAC": -0.06988}, {"kAB": -6.685, "kBC": 5.485, "kAC": 1.496, "mAB": 0.1153, "mBC": 0.5964, "mAC": 0.139, "r_sqrAB": 0.46, "r_sqrBC": 0.4052, "r_sqrAC": 0.761, "r_E": -0.5273, "r_E_BA_C": 0.01571, "rAB": 0.6782, "rBC": 0.6365, "rAC": 0.8724, "rAB2*rBC2-rAC2": -0.5746, "r_E_BA_C2-rBC2": -0.4049, "mAB*mBC-mAC": -0.0702}, {"kAB": -6.816, "kBC": 5.445, "kAC": 1.471, "mAB": 0.1138, "mBC": 0.58, "mAC": 0.1407, "r_sqrAB": 0.4598, "r_sqrBC": 0.3642, "r_sqrAC": 0.7606, "r_E": -0.5356, "r_E_BA_C": -0.01541, "rAB": 0.6781, "rBC": 0.6035, "rAC": 0.8721, "rAB2*rBC2-rAC2": -0.5931, "r_E_BA_C2-rBC2": -0.3639, "mAB*mBC-mAC": -0.07466}, {"kAB": -6.826, "kBC": 5.399, "kAC": 1.43, "mAB": 0.1177, "mBC": 0.5747, "mAC": 0.136, "r_sqrAB": 0.4719, "r_sqrBC": 0.3995, "r_sqrAC": 0.7616, "r_E": -0.535, "r_E_BA_C": 0.01791, "rAB": 0.687, "rBC": 0.632, "rAC": 0.8727, "rAB2*rBC2-rAC2": -0.5731, "r_E_BA_C2-rBC2": -0.3992, "mAB*mBC-mAC": -0.06832}, {"kAB": -6.922, "kBC": 6.276, "kAC": 1.433, "mAB": 0.1223, "mBC": 0.6899, "mAC": 0.1458, "r_sqrAB": 0.5512, "r_sqrBC": 0.4903, "r_sqrAC": 0.8073, "r_E": -0.5878, "r_E_BA_C": -0.06047, "rAB": 0.7424, "rBC": 0.7002, "rAC": 0.8985, "rAB2*rBC2-rAC2": -0.5371, "r_E_BA_C2-rBC2": -0.4866, "mAB*mBC-mAC": -0.06144}, {"kAB": -6.883, "kBC": 5.807, "kAC": 1.369, "mAB": 0.1164, "mBC": 0.6362, "mAC": 0.1392, "r_sqrAB": 0.4971, "r_sqrBC": 0.4411, "r_sqrAC": 0.7736, "r_E": -0.547, "r_E_BA_C": 0.03669, "rAB": 0.7051, "rBC": 0.6642, "rAC": 0.8796, "rAB2*rBC2-rAC2": -0.5543, "r_E_BA_C2-rBC2": -0.4398, "mAB*mBC-mAC": -0.06507}, {"kAB": -6.838, "kBC": 5.785, "kAC": 1.465, "mAB": 0.1185, "mBC": 0.6273, "mAC": 0.1416, "r_sqrAB": 0.4934, "r_sqrBC": 0.436, "r_sqrAC": 0.7798, "r_E": -0.5509, "r_E_BA_C": 0.02218, "rAB": 0.7025, "rBC": 0.6603, "rAC": 0.883, "rAB2*rBC2-rAC2": -0.5646, "r_E_BA_C2-rBC2": -0.4355, "mAB*mBC-mAC": -0.0672}, {"kAB": -6.827, "kBC": 5.493, "kAC": 1.411, "mAB": 0.1215, "mBC": 0.5966, "mAC": 0.1387, "r_sqrAB": 0.4823, "r_sqrBC": 0.434, "r_sqrAC": 0.7668, "r_E": -0.5365, "r_E_BA_C": -0.02639, "rAB": 0.6945, "rBC": 0.6588, "rAC": 0.8757, "rAB2*rBC2-rAC2": -0.5575, "r_E_BA_C2-rBC2": -0.4333, "mAB*mBC-mAC": -0.06623}, {"kAB": -6.858, "kBC": 5.545, "kAC": 1.436, "mAB": 0.1131, "mBC": 0.6025, "mAC": 0.1373, "r_sqrAB": 0.4735, "r_sqrBC": 0.3978, "r_sqrAC": 0.7651, "r_E": -0.5385, "r_E_BA_C": 0.02144, "rAB": 0.6881, "rBC": 0.6307, "rAC": 0.8747, "rAB2*rBC2-rAC2": -0.5767, "r_E_BA_C2-rBC2": -0.3974, "mAB*mBC-mAC": -0.06918}, {"kAB": -6.808, "kBC": 5.627, "kAC": 1.535, "mAB": 0.1143, "mBC": 0.5915, "mAC": 0.1421, "r_sqrAB": 0.4535, "r_sqrBC": 0.3859, "r_sqrAC": 0.7732, "r_E": -0.5359, "r_E_BA_C": 0.01288, "rAB": 0.6734, "rBC": 0.6212, "rAC": 0.8793, "rAB2*rBC2-rAC2": -0.5982, "r_E_BA_C2-rBC2": -0.3857, "mAB*mBC-mAC": -0.07448}, {"kAB": -6.918, "kBC": 5.618, "kAC": 1.421, "mAB": 0.1158, "mBC": 0.5943, "mAC": 0.139, "r_sqrAB": 0.4682, "r_sqrBC": 0.3968, "r_sqrAC": 0.757, "r_E": -0.5304, "r_E_BA_C": -0.05326, "rAB": 0.6842, "rBC": 0.63, "rAC": 0.8701, "rAB2*rBC2-rAC2": -0.5712, "r_E_BA_C2-rBC2": -0.394, "mAB*mBC-mAC": -0.07013}, {"kAB": -6.92, "kBC": 5.806, "kAC": 1.417, "mAB": 0.1147, "mBC": 0.6284, "mAC": 0.141, "r_sqrAB": 0.4746, "r_sqrBC": 0.4332, "r_sqrAC": 0.7872, "r_E": -0.5477, "r_E_BA_C": 0.03152, "rAB": 0.6889, "rBC": 0.6582, "rAC": 0.8872, "rAB2*rBC2-rAC2": -0.5816, "r_E_BA_C2-rBC2": -0.4322, "mAB*mBC-mAC": -0.06896}, {"kAB": -6.787, "kBC": 5.874, "kAC": 1.438, "mAB": 0.1209, "mBC": 0.644, "mAC": 0.1405, "r_sqrAB": 0.5169, "r_sqrBC": 0.4665, "r_sqrAC": 0.7847, "r_E": -0.5591, "r_E_BA_C": -0.02615, "rAB": 0.719, "rBC": 0.683, "rAC": 0.8859, "rAB2*rBC2-rAC2": -0.5436, "r_E_BA_C2-rBC2": -0.4658, "mAB*mBC-mAC": -0.06262}, {"kAB": -6.895, "kBC": 5.702, "kAC": 1.464, "mAB": 0.121, "mBC": 0.6086, "mAC": 0.1408, "r_sqrAB": 0.4865, "r_sqrBC": 0.4239, "r_sqrAC": 0.7541, "r_E": -0.5312, "r_E_BA_C": 0.01683, "rAB": 0.6975, "rBC": 0.6511, "rAC": 0.8684, "rAB2*rBC2-rAC2": -0.5478, "r_E_BA_C2-rBC2": -0.4236, "mAB*mBC-mAC": -0.06715}, {"kAB": -6.812, "kBC": 5.434, "kAC": 1.407, "mAB": 0.1155, "mBC": 0.5861, "mAC": 0.1386, "r_sqrAB": 0.4635, "r_sqrBC": 0.3893, "r_sqrAC": 0.7559, "r_E": -0.5289, "r_E_BA_C": 0.03251, "rAB": 0.6808, "rBC": 0.624, "rAC": 0.8694, "rAB2*rBC2-rAC2": -0.5754, "r_E_BA_C2-rBC2": -0.3883, "mAB*mBC-mAC": -0.07088}, {"kAB": -6.812, "kBC": 5.588, "kAC": 1.423, "mAB": 0.1113, "mBC": 0.6073, "mAC": 0.1421, "r_sqrAB": 0.4546, "r_sqrBC": 0.377, "r_sqrAC": 0.7576, "r_E": -0.528, "r_E_BA_C": -0.03609, "rAB": 0.6742, "rBC": 0.614, "rAC": 0.8704, "rAB2*rBC2-rAC2": -0.5863, "r_E_BA_C2-rBC2": -0.3757, "mAB*mBC-mAC": -0.07451}, {"kAB": -6.758, "kBC": 5.609, "kAC": 1.383, "mAB": 0.117, "mBC": 0.6233, "mAC": 0.1371, "r_sqrAB": 0.4953, "r_sqrBC": 0.4333, "r_sqrAC": 0.7594, "r_E": -0.5372, "r_E_BA_C": 0.03029, "rAB": 0.7038, "rBC": 0.6583, "rAC": 0.8715, "rAB2*rBC2-rAC2": -0.5448, "r_E_BA_C2-rBC2": -0.4324, "mAB*mBC-mAC": -0.06422}]}}
